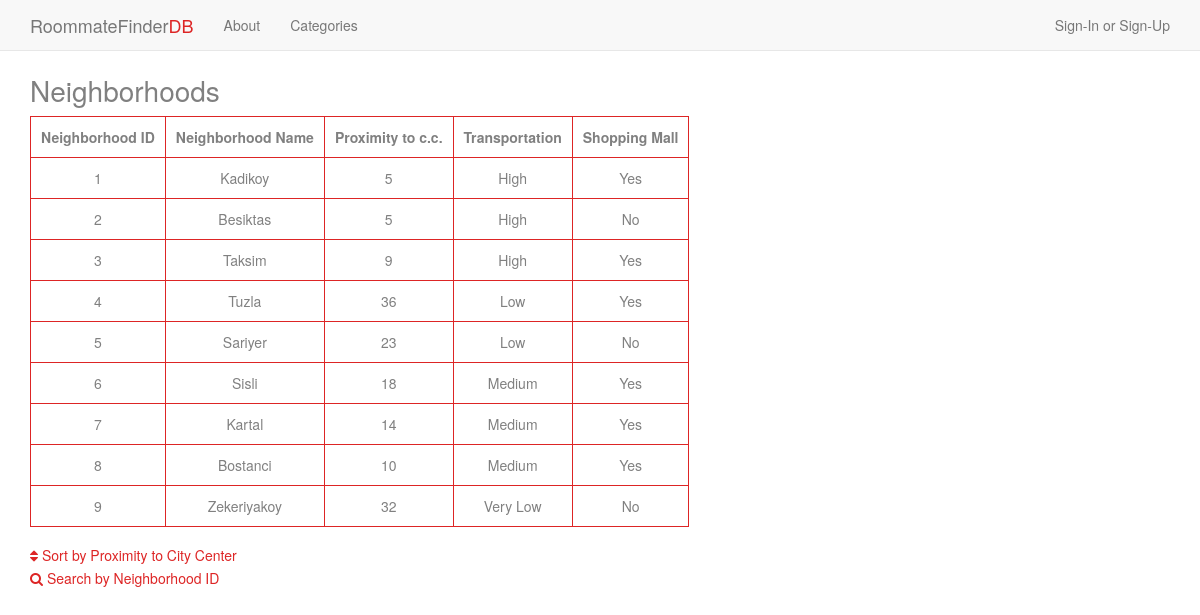
Screenshot of /neighborhoods.php with the database file from the repository.
### tables this page shows
CREATE TABLE `neighborhoods` (
  `neighborhood_id` int(11) NOT NULL,
  `neighborhood_name` varchar(50) DEFAULT NULL,
  `proximity` int(11) DEFAULT NULL,
  `transportation` varchar(100) DEFAULT NULL,
  `mall_nearby` enum('Yes','No') DEFAULT NULL,
  PRIMARY KEY (`neighborhood_id`),
  UNIQUE KEY `neighborhood_name` (`neighborhood_name`)
);

### neighborhoods.php (the view, shortened to what this page needs)
<?php
require ('connector.php');
$query = 'SELECT * FROM neighborhoods;';
$result = mysqli_query($db,$query);
?>
<!DOCTYPE html>
<html>
<body>
  <?php include 'basics.php'; ?>
  <div class="page">
    <h1>Neighborhoods</h1>
    <?php if (mysqli_num_rows($result) != 0): ?>
      <table>
       <thead>
        <tr>
         <th> Neighborhood ID </th>
         <th> Neighborhood Name </th>
         <th> Proximity to c.c. </th>
         <th> Transportation </th>
         <th> Shopping Mall </th>
       </tr>
     </thead>
     <tbody>
       <?php
       while($row = mysqli_fetch_assoc($result))
       {
        $neighborhood_id = $row['neighborhood_id'];
        $neighborhood_name = $row['neighborhood_name'];
        $proximity = $row['proximity'];
        $transportation = $row['transportation'];
        $mall_nearby = $row['mall_nearby'];
        echo "<tr>
        <td>$neighborhood_id</td>
        <td>  $neighborhood_name</td>
        <td> $proximity</td>
        <td>  $transportation</td>
        <td>$mall_nearby</td>
      </tr>";
    }
    ?>
  </tbody>
</table>
<div class=downgroup>
<div class="exlink"><a href="sort_by_prox.php" ><i class="fa fa-sort" aria-hidden="true"></i> Sort by Proximity to City Center</a></div>
  <div class="exlink"><a href="search_by_prefid.php"><i class="fa fa-search" aria-hidden="true"></i> Search by Neighborhood ID</a></div>
</div>
<?php endif ?>
</div>
</body>
</html>

### style/roommate.css (style rules this page uses)
html { height: 100%; background-position: center; font-family: 'Lato', sans-serif; font-weight: 300; }
.page { margin: 75px auto; max-width: 1170px; padding-right: 15px; padding-left: 15px; color: grey; padding-bottom: 50px; }
.page h1 { font-size: 2em; }
h1 { font-weight: 400; font-size: 5em; }
table, td, th { border: 1px solid rgb(221, 37, 37); text-align: center; padding: 10px; }
th, td { padding-top: 10px; padding-bottom: 10px; }
.exlink { padding-top: 3px; float: left; clear: both; }
.exlink a { text-decoration: none; color: rgb(221, 37, 37); }
.downgroup { padding: 15px 0; }

### rows the page displays
neighborhoods: neighborhood_id "1", neighborhood_name "Kadikoy", proximity "5", transportation "High", mall_nearby "Yes"
neighborhoods: neighborhood_id "2", neighborhood_name "Besiktas", proximity "5", transportation "High", mall_nearby "No"
neighborhoods: neighborhood_id "3", neighborhood_name "Taksim", proximity "9", transportation "High", mall_nearby "Yes"
neighborhoods: neighborhood_id "4", neighborhood_name "Tuzla", proximity "36", transportation "Low", mall_nearby "Yes"
neighborhoods: neighborhood_id "5", neighborhood_name "Sariyer", proximity "23", transportation "Low", mall_nearby "No"
neighborhoods: neighborhood_id "6", neighborhood_name "Sisli", proximity "18", transportation "Medium", mall_nearby "Yes"
neighborhoods: neighborhood_id "7", neighborhood_name "Kartal", proximity "14", transportation "Medium", mall_nearby "Yes"
neighborhoods: neighborhood_id "8", neighborhood_name "Bostanci", proximity "10", transportation "Medium", mall_nearby "Yes"
neighborhoods: neighborhood_id "9", neighborhood_name "Zekeriyakoy", proximity "32", transportation "Very Low", mall_nearby "No"
